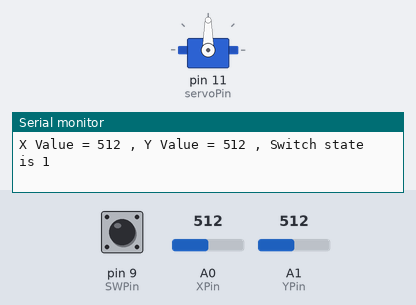
The sketch below on a simulated Arduino Uno, built with avr-gcc and run on an emulated ATmega328P. Shown: servo, the last lines printed to the serial monitor. The test bench sets the inputs (shaded band); at power-on: pin 9 (SWPin) HIGH, A0 (XPin) = 512, A1 (YPin) = 512.

Above: at 1.2 s.
1.3 s: pin 9 (SWPin) pulled LOW for 0.35 s
At 1.95 s:
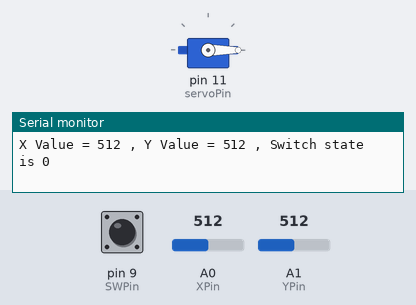
3.9 s: A0 (XPin) set to 716
At 5.3 s:
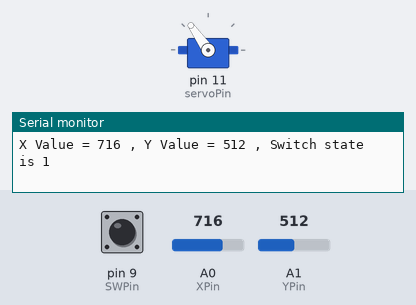
5.7 s: A0 (XPin) set to 900
At 6.9 s:
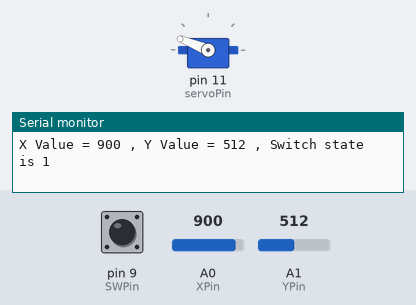
7.5 s: A0 (XPin) set to 1023
At 8.5 s:
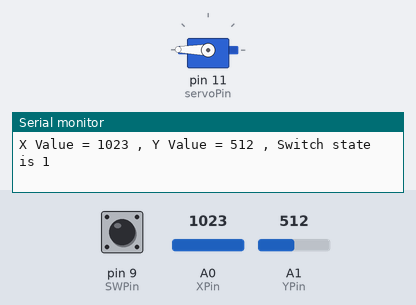
9.3 s: A0 (XPin) set to 306
At 10.1 s:
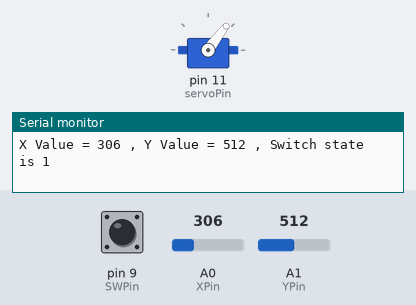
11.1 s: A0 (XPin) set to 122
At 11.7 s:
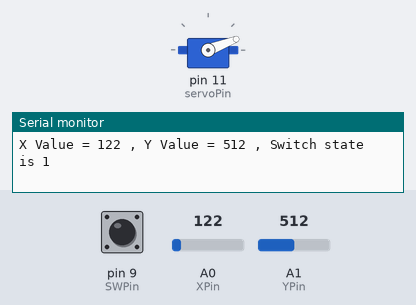
Timing chart, 0 to 13.9 s (numbered marks = the images above; inputs shaded):
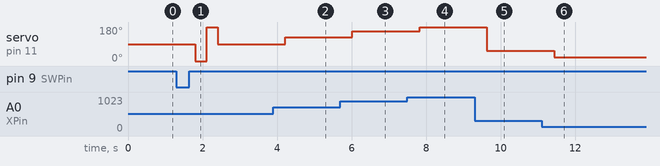

The sketch:

ServoWithJoyStick.ino
```cpp
#include <Servo.h>
int XPin = A0;
int YPin = A1;
int SWPin = 9;
int XVal, YVal, SWVal;
int dt = 300;
float servoPos = 0;
int servoPin = 11;
Servo myServo;

void setup() {
  // put your setup code here, to run once:
  Serial.begin(9600);
  pinMode(XPin, INPUT);
  pinMode(YPin, INPUT);
  pinMode(SWPin, INPUT);
  digitalWrite(SWPin, HIGH);
  myServo.attach(servoPin);
}

void loop() {
  // put your main code here, to run repeatedly:
  XVal = analogRead(XPin);
  YVal = analogRead(YPin);
  SWVal = digitalRead(SWPin);
  delay(dt);
  Serial.print("X Value = ");
  Serial.print(XVal);
  Serial.print(" , Y Value = ");
  Serial.print(YVal);
  Serial.print(" , Switch state is ");
  Serial.println(SWVal);
  servoPos = XVal / (1024./180.);
  myServo.write(servoPos);
  if (SWVal == 0) {
    myServo.write(0);
    delay(dt);
    myServo.write(180);
  }
}
```

Measured:
- after the input at 1.3 s, servo on pin 11 (servoPin): 90° → 0° after 0.51 s, → 180° 0.30 s later, → 90° 0.30 s later
- after the input at 3.9 s, servo on pin 11 (servoPin): 90° → 125° after 0.31 s
- after the input at 5.7 s, servo on pin 11 (servoPin): 125° → 158° after 0.32 s
- after the input at 7.5 s, servo on pin 11 (servoPin): 158° → 179° after 0.33 s
- after the input at 9.3 s, servo on pin 11 (servoPin): 179° → 53° after 0.33 s
- after the input at 11.1 s, servo on pin 11 (servoPin): 53° → 21° after 0.34 s
